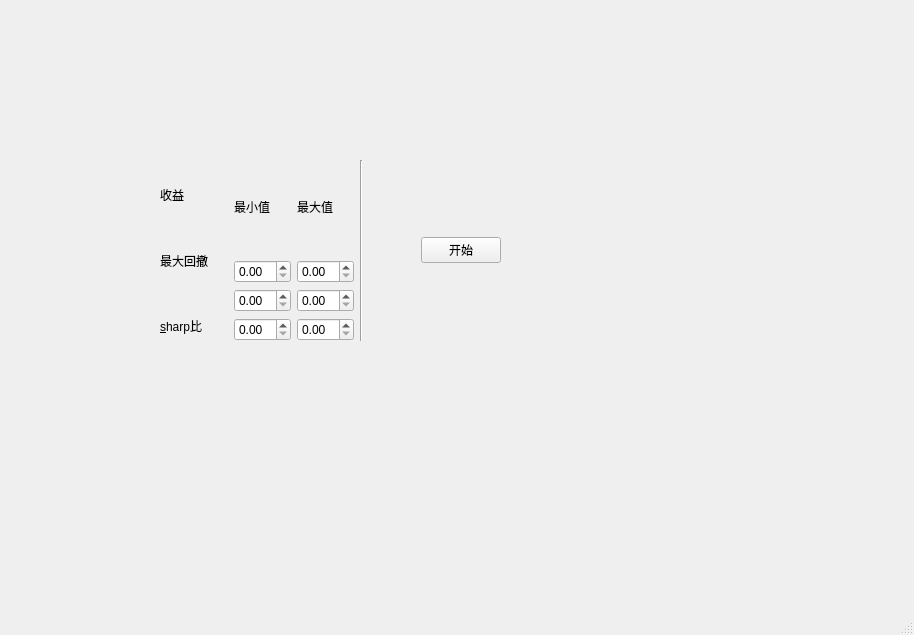
<?xml version="1.0" encoding="UTF-8"?>
<ui version="4.0">
 <class>MainWindow</class>
 <widget class="QMainWindow" name="MainWindow">
  <property name="geometry">
   <rect>
    <x>0</x>
    <y>0</y>
    <width>914</width>
    <height>635</height>
   </rect>
  </property>
  <property name="windowTitle">
   <string>MainWindow</string>
  </property>
  <widget class="QWidget" name="centralwidget">
   <widget class="QWidget" name="">
    <property name="geometry">
     <rect>
      <x>160</x>
      <y>160</y>
      <width>341</width>
      <height>181</height>
     </rect>
    </property>
    <layout class="QHBoxLayout" name="horizontalLayout">
     <item>
      <layout class="QVBoxLayout" name="verticalLayout">
       <item>
        <widget class="QLabel" name="label_6">
         <property name="text">
          <string/>
         </property>
        </widget>
       </item>
       <item>
        <widget class="QLabel" name="label">
         <property name="sizePolicy">
          <sizepolicy hsizetype="Preferred" vsizetype="Preferred">
           <horstretch>0</horstretch>
           <verstretch>1</verstretch>
          </sizepolicy>
         </property>
         <property name="text">
          <string>收益</string>
         </property>
        </widget>
       </item>
       <item>
        <widget class="QLabel" name="label_2">
         <property name="sizePolicy">
          <sizepolicy hsizetype="Preferred" vsizetype="Preferred">
           <horstretch>0</horstretch>
           <verstretch>3</verstretch>
          </sizepolicy>
         </property>
         <property name="text">
          <string>最大回撤</string>
         </property>
        </widget>
       </item>
       <item>
        <widget class="QLabel" name="label_3">
         <property name="sizePolicy">
          <sizepolicy hsizetype="Preferred" vsizetype="Preferred">
           <horstretch>0</horstretch>
           <verstretch>1</verstretch>
          </sizepolicy>
         </property>
         <property name="text">
          <string>&amp;sharp比</string>
         </property>
         <property name="buddy">
          <cstring>doubleSpinBox_6</cstring>
         </property>
        </widget>
       </item>
      </layout>
     </item>
     <item>
      <spacer name="verticalSpacer">
       <property name="orientation">
        <enum>Qt::Vertical</enum>
       </property>
       <property name="sizeHint" stdset="0">
        <size>
         <width>20</width>
         <height>40</height>
        </size>
       </property>
      </spacer>
     </item>
     <item>
      <layout class="QGridLayout" name="gridLayout">
       <item row="0" column="0">
        <widget class="QLabel" name="label_4">
         <property name="text">
          <string>最小值</string>
         </property>
        </widget>
       </item>
       <item row="0" column="1">
        <widget class="QLabel" name="label_5">
         <property name="text">
          <string>最大值</string>
         </property>
        </widget>
       </item>
       <item row="1" column="0">
        <widget class="QDoubleSpinBox" name="doubleSpinBox"/>
       </item>
       <item row="1" column="1">
        <widget class="QDoubleSpinBox" name="doubleSpinBox_2"/>
       </item>
       <item row="2" column="0">
        <widget class="QDoubleSpinBox" name="doubleSpinBox_4"/>
       </item>
       <item row="2" column="1">
        <widget class="QDoubleSpinBox" name="doubleSpinBox_3"/>
       </item>
       <item row="3" column="0">
        <widget class="QDoubleSpinBox" name="doubleSpinBox_6"/>
       </item>
       <item row="3" column="1">
        <widget class="QDoubleSpinBox" name="doubleSpinBox_5"/>
       </item>
      </layout>
     </item>
     <item>
      <widget class="Line" name="line">
       <property name="orientation">
        <enum>Qt::Vertical</enum>
       </property>
      </widget>
     </item>
     <item>
      <spacer name="horizontalSpacer">
       <property name="orientation">
        <enum>Qt::Horizontal</enum>
       </property>
       <property name="sizeType">
        <enum>QSizePolicy::Preferred</enum>
       </property>
       <property name="sizeHint" stdset="0">
        <size>
         <width>200</width>
         <height>20</height>
        </size>
       </property>
      </spacer>
     </item>
     <item>
      <widget class="QPushButton" name="pushButton">
       <property name="text">
        <string>开始</string>
       </property>
      </widget>
     </item>
    </layout>
   </widget>
  </widget>
  <widget class="QMenuBar" name="menubar">
   <property name="geometry">
    <rect>
     <x>0</x>
     <y>0</y>
     <width>914</width>
     <height>23</height>
    </rect>
   </property>
  </widget>
  <widget class="QStatusBar" name="statusbar"/>
 </widget>
 <resources/>
 <connections/>
</ui>
